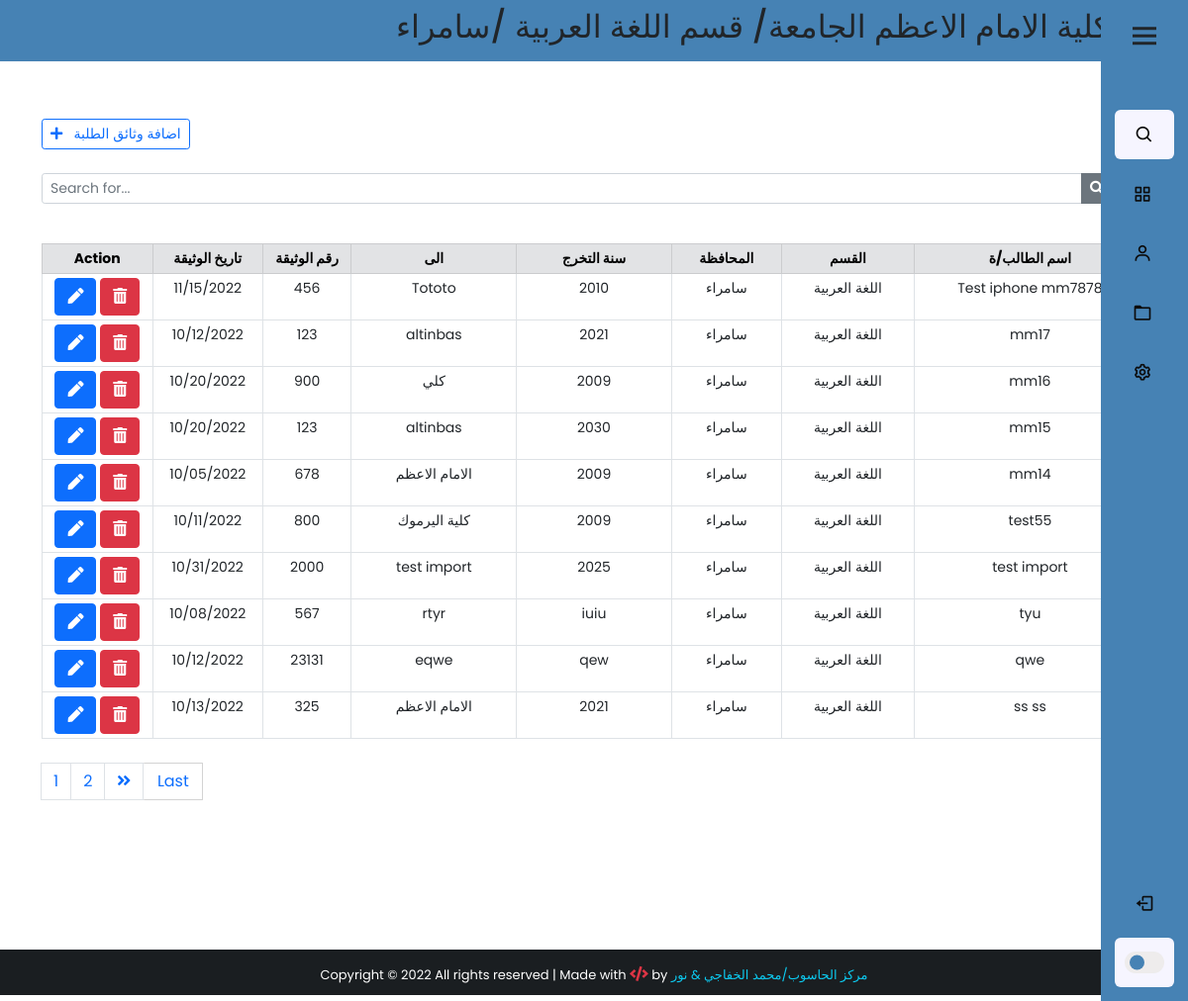
The app's page /backend/ (signed in), older data.
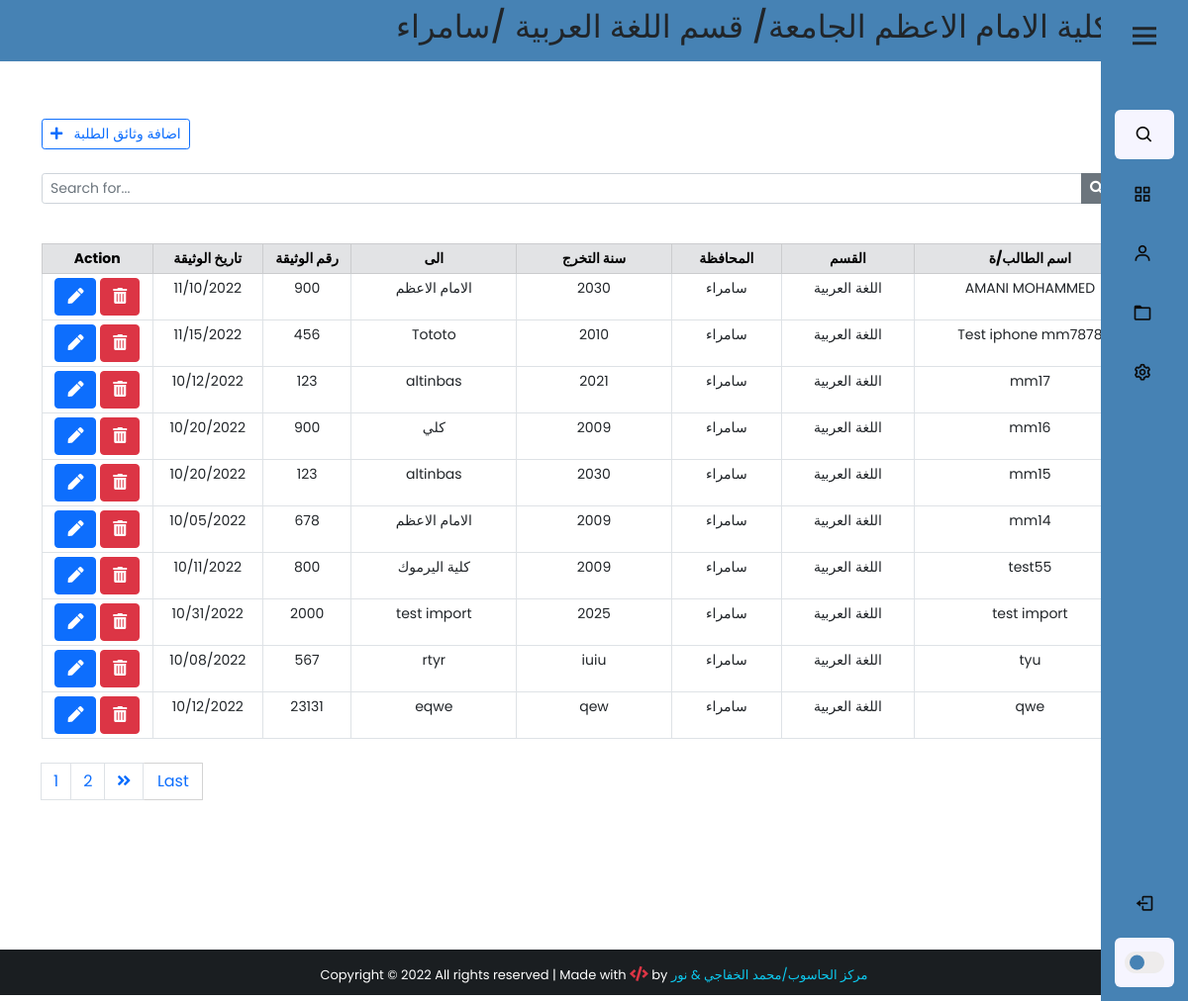
The same page, newer data.
### app/models.py (models this page shows, shortened)
class StudentDocument(models.Model):
    user = models.CharField(max_length=100,verbose_name="اسم المستخدم")
    name = models.CharField(max_length=100,verbose_name="اسم الطالب/ة" )
    Dname = models.CharField(max_length=100,verbose_name="القسم")
    Cname = models.CharField(max_length=100,verbose_name="المحافظة")
    graduate_year = models.CharField(max_length=100,verbose_name="سنة التخرج")
    to = models.CharField(max_length=250 , verbose_name="الجهة المصدر اليها")
    Dnumber = models.CharField(max_length=20,verbose_name="رقم الوثيقة")
    Ddate = models.DateField(verbose_name="تاريخ الوثيقة",blank=True,null=True)
    note = models.TextField(blank=True,null=True)
    check_post = models.BooleanField(blank=True,null=True,default=False)
    created_at = models.DateTimeField(auto_now_add=True)
    class Meta:
        verbose_name_plural = "جدول وثائق الطلبة"

### app/views.py (the view)
# urls.py: path('backend/', views.backend,name='backend'),
@cache_control(no_cache=True , must_revalidate=True,no_store=True)
@login_required(login_url='login')
def backend(request):
    if 'q' in request.GET:
        q = request.GET['q']
        user = request.user.userprofile
        all_student_list = StudentDocument.objects.filter(
            Q(name__icontains=q) | Q(graduate_year=q) | Q(
                to=q) | Q(Dnumber=q)
        ).order_by('-created_at')
        all_student_list=all_student_list.filter(Dname=user.Dname,Cname=user.Cname,user=user.user)
    else:
        user = request.user.userprofile
        all_student_list = StudentDocument.objects.all().filter(user=user.user,Dname=user.Dname,Cname=user.Cname).order_by('-created_at')
    paginator = Paginator(all_student_list, 10)
    page = request.GET.get('page')
    all_students = paginator.get_page(page)
    context = {
        'studentDoc': all_students,
        'user': user,
    }
    return render(request, 'backend.html', context)

### app/models.py (called while the page is built)
    def __str__(self):
        return self.Dname

    def __str__(self):
        return self.Cname

### app/templates/backend.html (shortened to what this page needs)
{% extends 'base2.html' %}
{% block content %}
<div class="container" style="padding-top:10px;">
     <br><br>
     <div class="d-flex justify-content-between">
          <a href="{% url 'add_studentDoc' %}" class="btn btn-outline-primary btn-sm"> <i class="fas fa-plus"></i>&nbsp;&nbsp; اضافة وثائق الطلبة</a>
     </div>
     <form action="">
          <div class="input-group input-group-sm mb-3 mt-4">
               <input type="text" name="q" class="form-control" placeholder="Search for..." value="{{ request.GET.q }}">
               <button class="btn btn-secondary"><i class="fas fa-search"></i></button>
               <a href="{% url 'backend' %}" class="btn btn-dark" style="margin-left:2px;"></a>
          </div>
     </form>
     <center>
          <table class="table table-bordered table-sm mt-4" style="text-align: center; font-size: 14px;">
               <thead class="table-secondary">
                  <div class="row">
                    <tr>
                         <th class="col-lg-2 col-sm-1" style="width:10%;" colspan="1">Action</th>
                         <th class="col-lg-2 col-sm-1" style="width:10%;">تاريخ الوثيقة</th>
                         <th class="col-lg-2 col-sm-1" style="width:8%;">رقم الوثيقة</th>
                         <th class="col-lg-2 col-sm-1" style="width:15%;">الى</th>
                         <th class="col-lg-2 col-sm-1" style="width:14%;">سنة التخرج</th>
                         <th class="col-lg-2 col-sm-1" style="width:10%;">المحافظة</th>
                         <th class="col-lg-2 col-sm-1" style="width:12%;">القسم</th>
                         <th class="col-lg-2 col-sm-1" style="width:21%;">اسم الطالب/ة</th>
                    </tr>
                    </div>
                    </thead>
               {% for std in studentDoc %}
               <tr>
                    <td>
                         <a href="/studentDoc/{{std.id}}" class="btn btn-primary " title="Edit patient">
                              <i class="fas fa-pen"></i>
                         </a>
                         <a class="btn btn-secondary btn-danger" title="Remove state" data-bs-toggle="modal" data-bs-target="#deleteModal{{std.pk}}">
                              <i class="fas fa-trash-alt"></i>
                    </a>
               </td>
                    <td>{{std.Ddate | date:'m/d/Y' }}</td>
                    <td>{{std.Dnumber}}</td>
                    <td>{{std.to}}</td>
                    <td>{{std.graduate_year}}</td>
                    <td>{{std.Cname}}</td>
                    <td>{{std.Dname}}</td>
                    <td style="text-align:cnter;">{{std.name}}</td>
               </tr>
               {% endfor %}
                </table>
     </center>
     <nav class="mt-4" aria-label="page navigation example">
          {% if studentDoc.has_other_pages %}
          <ul class="pagination justify-content-left">
               {% for i in studentDoc.paginator.page_range %}
               {% if patients.number == i %}
               <li class="page-item active"><span class="page-link">{{i}}<span class="sr-only"></span></span></li>
               {% else %}
               <li class="page-item"><a href="?page={{i}}" class="page-link">{{ i }}</a></li>
               {% endif %}
               {% endfor %}
               {% if studentDoc.has_next %}
               <li class="page-item"><a href="?page={{studentDoc.next_page_number}}" class="page-link"><i class="fas fa-angle-double-right"></i></a></li>
               <a href="?page={{studentDoc.paginator.num_pages}}" class="btn btn-outline-primary mb-4" style="width:60px; border-radius:1px; border:1px solid #d3d3d3; border-left: none;">Last</a>
               {% else %}
               <li class="page-item disabled"></li>
               {% endif %}
          </ul>
          {% endif %}
          </nav>
    <br> <br>
     </div>
{% endblock content %}

Row changes from the older to the newer data that the page shows:
no longer on this page (row unchanged): StudentDocument: Ddate "10/13/2022", Dnumber "325", to "الامام الاعظم", graduate_year "2021", Cname "سامراء", Dname "اللغة العربية", name "ss ss"
added StudentDocument: Ddate "11/10/2022", Dnumber "900", to "الامام الاعظم", graduate_year "2030", Cname "سامراء", Dname "اللغة العربية", name "AMANI MOHAMMED"
